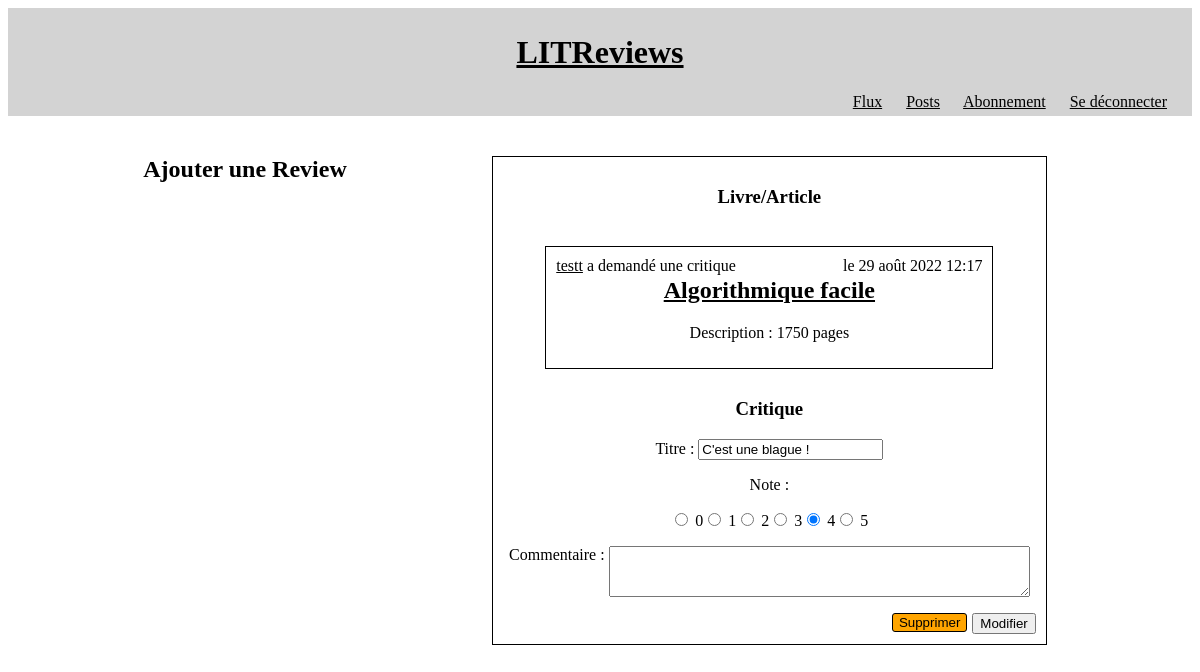
Page /tickets/24/modify_review/14 (signed in) on the earlier database version.
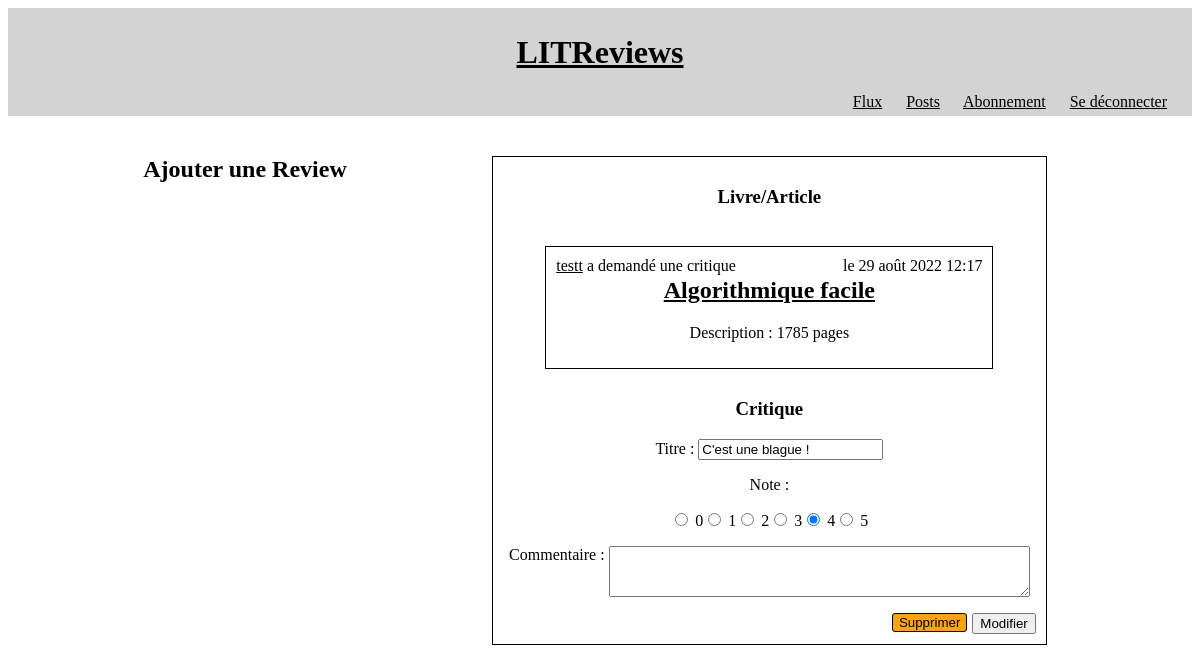
Same page on the later database version.
### reviews/models.py (models this page shows, shortened)
class Ticket(models.Model):
    title = models.CharField(verbose_name="Titre", max_length=128)
    description = models.CharField(max_length=2048)
    user = models.ForeignKey(to=settings.AUTH_USER_MODEL,
                             on_delete=models.CASCADE)
    image = models.ImageField(null=True,
                              blank=True)
    time_created = models.DateTimeField(auto_now_add=True)
    objects = models.Manager()

class Review(models.Model):
    rating_choices = [(0, 0), (1, 1), (2, 2), (3, 3), (4, 4), (5, 5)]
    ticket = models.ForeignKey(to=Ticket,
                               on_delete=models.CASCADE)
    headline = models.CharField(max_length=128,
                                verbose_name="Titre")
    rating = models.PositiveSmallIntegerField(
        verbose_name="Note",
        choices=rating_choices,
        default=rating_choices[3])
    body = models.CharField(max_length=8192,
                            blank=True,
                            verbose_name="Commentaire")
    user = models.ForeignKey(to=settings.AUTH_USER_MODEL,
                             on_delete=models.CASCADE)
    objects = models.Manager()
    time_created = models.DateTimeField(auto_now_add=True)

### authentication/models.py (models this page shows)
class User(AbstractUser):
    follows = models.ManyToManyField('self',
                                     through=UserFollows,
                                     through_fields=('user', 'followed_user'),
                                     )

### reviews/views.py (the view, shortened to what this page needs)
class PostReview(LoginRequiredMixin, View):
    template = 'reviews/add_review.html'
    pk_url_kwarg = 'ticket_id'
    def get(self, request, ticket_id=None, review_id=None):
        if ticket_id is None:
            ticket_form = TicketForm()
            ticket = None
        else:
            ticket_form = None
            ticket = Ticket.objects.get(id=ticket_id)
        if review_id is None:
            review_form = ReviewForm()
            review = None
        else:
            review = Review.objects.get(id=review_id)
            review_form = ReviewForm(instance=review)
        return render(request, self.template, {'ticket_form': ticket_form,
                                               'ticket': ticket,
                                               'review_form': review_form,
                                               'review': review})

### reviews/forms.py
class ReviewForm(ModelForm):
    class Meta:
        model = Review
        exclude = ('user', 'time_created', 'ticket')
        widgets = {
            'body': Textarea(attrs={'cols': 50, 'rows': 3}),
            'rating': RadioSelect()
        }

### reviews/templates/reviews/add_review.html (shortened to what this page needs)
{% extends 'base.html' %}
  {% block content %}
      <h2>Ajouter une Review</h2>
      <div class="block">
      <form action="" method="post">
        <h3>Livre/Article</h3>
          {% if ticket_form %}
              {{ ticket_form.as_p }}
          {% elif ticket %}
                {% include 'reviews/partials/ticket-block.html' with condensed=True %}
          {% endif %}
        <h3>Critique</h3>
          {{ review_form.as_p }}
          {% if review %}
          <input class= "floating" type="submit" value="Modifier">
            {% url 'delete_review' review.id as link %}
        {% include 'reviews/partials/button_snippet.html' with link=link class='warning floating' text='Supprimer' %}
          {% else %}
            <input type="submit" value="Ajouter">
          {% endif %}
      </form>
    </div>
  {% endblock content %}

### templates/base.html (shortened to what this page needs)
{% load static %}
<html>
    <head>
        <link rel="stylesheet" href="{% static 'LITReview/styles.css' %}" />
    </head>
    <body>
        <div class="header">
            <h1><a href="{% url 'home' %}">LITReviews</a></h1>
            <nav>
    {% if user.is_authenticated %}
        <a href="{% url 'home' %}">Flux</a>
        <a href="{% url 'posts' user.id %}">Posts</a>
        <a href="{% url 'following' %}">Abonnement</a>
        <a href="{% url 'logout' %}">Se déconnecter</a>
{% else %}
        <a href="{% url 'signup' %}">S'inscrire</a>
        <a href="{% url 'login' %}">Se connecter</a>
{% endif %}
            </nav>
        </div>
    <div class="content">
        {% block content %}{% endblock content %}
    </div>
    </body>
</html>

### reviews/templates/reviews/partials/ticket-block.html (shortened to what this page needs)
<div class="block large">
    <div class="legend">
        {% if ticket.user == user %}
        Vous avez
        {% else %}
        <a href="{% url 'posts' ticket.user.id %}">{{ ticket.user.username }}</a> a
        {% endif %}
        demandé une critique
    </div>
    <p class="floating">le {{ ticket.time_created }}</p>
    <h2><a href="{% url 'ticket-detail' ticket.id %}">{{ ticket.title }}</a></h2>
    <p>Description : {{ ticket.description }}</p>
    {% if ticket.user == user %}
        {% url 'modify_ticket' ticket.id as link %}
    {% endif %}
</div>

### reviews/templates/reviews/partials/button_snippet.html
<a href="{{ link }}"><button class="{{ class }}" formaction="" form="">{{ text }}</button></a>

### static/LITReview/styles.css (style rules this page uses)
.header { background-color: lightgray; min-height: 60px; text-align: center; padding: 5px; }
* :visited, * :link { color: black; }
nav { text-align: end; }
nav a { margin-right: 20px; bottom: 10px; }
.content { margin-top: 20px; display: flex; justify-content: space-evenly; align-items: inherit; flex-wrap: wrap; }
.block { min-width: 45%; display: inline-block; border: 1px solid black; padding: 10px; margin-top: 20px; margin-bottom: 10px; margin-left: 10px; margin-right: 10px; text-align: center; }
.large { min-width: 80%; text-align: center; }
.legend { position:absolute; }
.floating { float: right; margin: auto; }
input.warning, button.warning { background-color: orange; border: 1px solid black; border-radius: 3px; margin-right: 5px; }
textarea { vertical-align : top; }
form #id_rating div { display: inline-block; }

Differences in the rows shown:
changed Ticket "Algorithmique facile": description "1750 pages" → "1785 pages"
